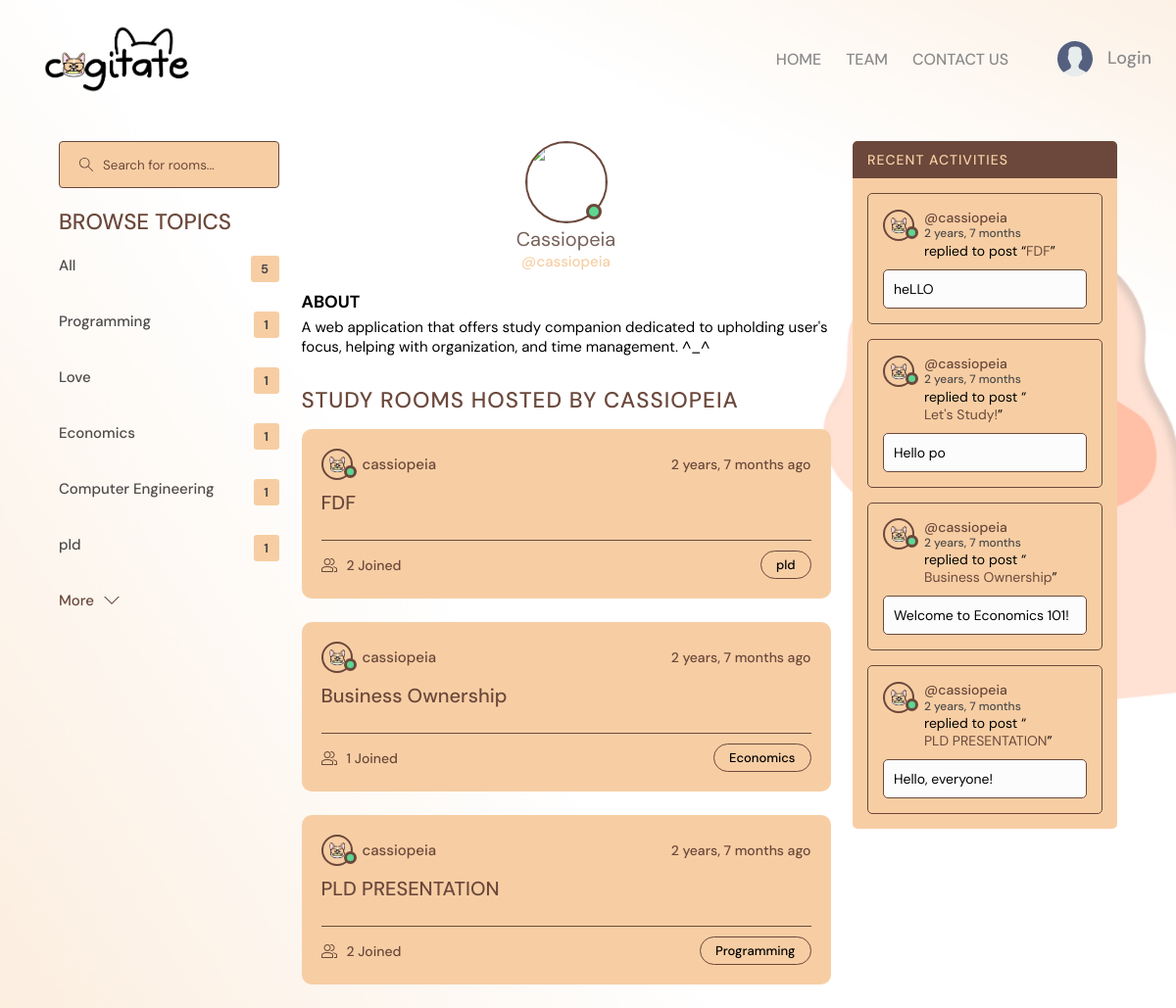
The app's page /profile/1 with its own data.
### base/models.py (models this page shows, shortened)
class Topic(models.Model):
    name = models.CharField(max_length=200)

class User(AbstractUser):
    name = models.CharField(max_length=200, null=True)
    email = models.EmailField(unique=True, null=True)
    bio = models.TextField(null=True)
    avatar = models.ImageField(null=True, default="avatar.svg")
    USERNAME_FIELD = 'email'
    REQUIRED_FIELDS = []

class Room(models.Model):
    host = models.ForeignKey(User, on_delete=models.SET_NULL, null=True)
    topic = models.ForeignKey(Topic, on_delete=models.SET_NULL, null=True)
    name = models.CharField(max_length=200)
    description = models.TextField(null=True, blank=True)
    participants = models.ManyToManyField(User, related_name='participants', blank=True)
    updated = models.DateTimeField(auto_now=True)
    created = models.DateTimeField(auto_now_add=True)
    class Meta:
        ordering = ['-updated', '-created']
    def __str__(self):
        return self.name

class Message(models.Model):
    user = models.ForeignKey(User, on_delete=models.CASCADE)
    room = models.ForeignKey(Room, on_delete=models.CASCADE)
    body = models.TextField()
    updated = models.DateTimeField(auto_now=True)
    created = models.DateTimeField(auto_now_add=True)
    class Meta:
        ordering = ['-updated', '-created']

### base/views.py (the view)
# urls.py: path('profile/<str:pk>', views.userPofile, name="user-profile"),
def userPofile(request, pk):
    user = User.objects.get(id=pk)
    rooms = user.room_set.all()
    room_messages = user.message_set.all()
    topics = Topic.objects.all()
    context = {'user': user, 'rooms': rooms, 'room_messages': room_messages, 'topics': topics}
    return render(request, 'base/profile.html', context)

### base/templates/base/profile.html (shortened to what this page needs)
{% extends 'main.html' %}
{% block content %}
  <main class="profile-page layout layout--3">
    <div class="container">
      {% include 'base/topics_components.html' %}
      <div class="roomList">
        <div class="profile">
          <div class="profile__avatar">
            <div class="avatar avatar--large active">
              <img src="{{request.user.avatar.url}}" />
            </div>
          </div>
          <div class="profile__info">
            <h3>{{user.name}}</h3>
            <p>@{{user.username}}</p>
          </div>
          <div class="profile__about">
            <h3>About</h3>
            <p>{{user.bio}}</p>
          </div>
        </div>
        <div class="roomList__header">
          <div>
            <h2>Study Rooms Hosted by {{user.username}}</h2>
          </div>
        </div>
        {% include 'base/feed_component.html' %}
      </div>
      {% include 'base/activity_components.html' %}
    </div>
  </main>
{% endblock content %}

### base/templates/base/topics_components.html (shortened to what this page needs)
<div class="topics">
  <form class="header__search" method="GET" action="{% url 'forums' %}">
    <label>
      <input name="q" placeholder="Search for rooms..." />
    </label>
  </form>
  <div class="topics__header">
    <h2>Browse Topics</h2>
  </div>
  <ul class="topics__list">
    <li>
      <a href="{% url 'forums' %}" class="active">All<span>{{topics.count}}</span></a>
    </li>
    {% for topic in topics %}
    <li>
      <a href="{% url 'forums' %}?q={{topic.name}}">{{topic.name}}<span>{{topic.room_set.all.count}}</span></a>
    </li>
    {% endfor %}
  </ul>
  <a class="btn btn--link" href="{% url 'topics' %}">
    More
    <svg version="1.1" xmlns="http://www.w3.org/2000/svg" width="32" height="32" viewBox="0 0 32 32">
      <title>See more</title>
      <path d="M16 21l-13-13h-3l16 16 16-16h-3l-13 13z"></path>
    </svg>
  </a>
</div>

### base/templates/base/feed_component.html (shortened to what this page needs)
{% for room in rooms %}
    <div class="roomListRoom">
        <div class="roomListRoom__header">
            <a href="{% url 'user-profile' pk=room.host.id|default:1 %}" class="roomListRoom__author">
                <div class="avatar avatar--small">
                    <img src="{{room.host.avatar.url}}" />
                </div>
                <span>{{room.host.username}}</span>
            </a>
            <div class="roomListRoom__actions">
                <span>{{room.created|timesince}} ago</span>
            </div>
        </div>
        <div class="roomListRoom__content">
            <a href="{% url 'room' room.id %}">{{room.name}}</a>
        </div>
        <div class="roomListRoom__meta">
            <a href="{% url 'room' room.id %}" class="roomListRoom__joined">
                {{room.participants.all.count}} Joined
            </a>
            <p class="roomListRoom__topic">{{room.topic.name}}</p>
        </div>
    </div>
{% endfor %}

### base/templates/base/activity_components.html (shortened to what this page needs)
<div class="activities">
  <div class="activities__header">
      <h2>Recent Activities</h2>
  </div>
  {% for message in room_messages %}
  <div class="activities__box">
      <div class="activities__boxHeader roomListRoom__header">
          <a href="{% url 'user-profile' message.user.id %}" class="roomListRoom__author">
              <div class="avatar avatar--small">
                  <img src="{{message.user.avatar.url}}" />
              </div>
              <p>
                  @{{message.user.username}}
                  <span>{{message.created|timesince}}</span>
              </p>
          </a>
      </div>
      <div class="activities__boxContent">
          <p>replied to post “<a href="{% url 'room' message.room.id %}">{{message.room}}</a>”</p>
          <div class="activities__boxRoomContent">
              {{message.body}}
          </div>
      </div>
  </div>
  {% endfor %}
</div>

### templates/main.html (style rules this page uses)
body { font-weight: 400; font-size: 1.5rem; min-height: 100vh; background-image: url('images/bg-paw.png'); background-size: cover; background-position: top right; background-repeat: no-repeat; }

### records on screen
Topic: name "Programming", room_set.all.count "1"
Topic: name "Love", room_set.all.count "1"
Topic: name "Economics", room_set.all.count "1"
Topic: name "Computer Engineering", room_set.all.count "1"
Topic: name "pld", room_set.all.count "1"
User: name "Cassiopeia", username "cassiopeia", bio "A web application that offers study companion dedicated to upholding user's focus, helping with organization, and time management. ^_^", username "CASSIOPEIA"
Room: host.avatar (picture), host.username "cassiopeia", created "2 years, 7 months", name "FDF", participants.all.count "2", topic.name "pld"
Room: host.avatar (picture), host.username "cassiopeia", created "2 years, 7 months", name "Business Ownership", participants.all.count "1", topic.name "Economics"
Room: host.avatar (picture), host.username "cassiopeia", created "2 years, 7 months", name "PLD PRESENTATION", participants.all.count "2", topic.name "Programming"
Message: user.avatar (picture), user.username "cassiopeia", created "2 years, 7 months", room "FDF", body "heLLO"
Message: user.avatar (picture), user.username "cassiopeia", created "2 years, 7 months", room "Let's Study!", body "Hello po"
Message: user.avatar (picture), user.username "cassiopeia", created "2 years, 7 months", room "Business Ownership", body "Welcome to Economics 101!"
Message: user.avatar (picture), user.username "cassiopeia", created "2 years, 7 months", room "PLD PRESENTATION", body "Hello, everyone!"

### other values on screen
{{ topics.count }} "5"
